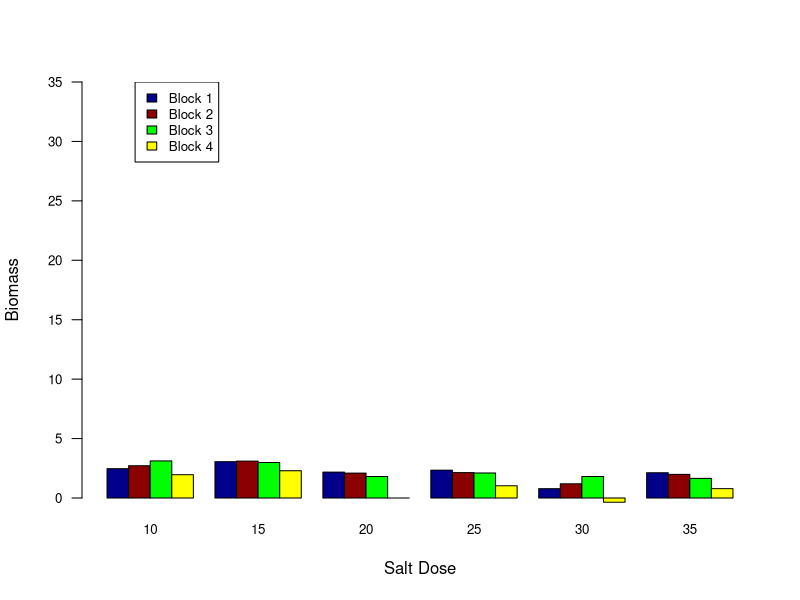

The R source for this figure: (Note: this script raises an error after producing the figure.)
## ---- chunk 1
salty <- read.csv("salt.csv")
salty <- with(salty, data.frame(obs, salt=factor(salt), block=factor(block), biomass=log(biomass)))
cols <- c("darkblue", "darkred", "green", "yellow")
with(salty, barplot(tapply(biomass, list(block, salt), mean),
ylim =c(0,35), beside = T, col = cols, las=1, ylab = c("Biomass"), cex.axis = 0.8, xlab = c("Salt Dose"), cex.names = 0.8))
labs <- c("Block 1", "Block 2", "Block 3", "Block 4")
legend(2.3, 35, labs, fill = cols, cex = 0.8)
## ---- chunk 2
#what does it look like if I treat it as ANOVA with fixed effects from blocking?
mod2 <- lm(biomass ~ factor(salt) + factor(block), data = salty) 
anova(mod2)
#It does appear that salt has an effect, but blocking appears to as well
#This model will be treated as an ANOVA with random effects from blocking
length(salt$obs)/6
#only 4 samples per block isn't ideal...
require(lme4)
mod1 <- lmer(biomass ~ salt + (1|block), data = salty)
anova(mod1) 
summary(mod1)
#Hmmmmm....ok. Some of these things look significant. Is this data good for ANOVA?
 par(mfrow=c(2,2))
 plot(mod2)
 #Actually...this doesn't look great. Looks normal...but those scatter plots look kiiiiinda linear
 #Went back and log transformed biomass. Looks more random. Gonna go with that. 
## ---- chunk 3
#ok. Looks like there's a difference. What's actually different?
require(emmeans)
require(lmerTest)
require(multcomp)
plot(summary(glht(mod1, linfct = mcp(salt = "Tukey"))))
## ---- chunk 4
scales <- read.csv("ScaleThickness.csv")
scales <- with(scales, data.frame(X, thick, supp=factor(supp), dose=factor(dose)))
cols <- c("darkblue", "darkred")
with(scales, barplot(tapply(thick, list(supp, dose), mean),
ylim =c(0,35), beside = T, col = cols, las=1, ylab = c("Scale Thickness"), cex.axis = 0.8, xlab = c("Supplement Dose"), cex.names = 0.8))
labs <- c("Vitamin B", "Zinc")
legend(2.3, 35, labs, fill = cols, cex = 0.8)
## ---- chunk 5
mod4 <- lm(thick ~ supp + dose + supp:dose, data = scales )
anova(mod4)
summary(mod4)
#doesn't seem right. Where is vit b? where is .5 dose?? Dunno what's happening here, but I asked in lab and Taylor said this is how the solutions looked as well. 
mod0 <- aov(thick ~ supp + dose + supp:dose, data = scales) 
summary(mod0)
## ---- chunk 6
 par(mfrow=c(2,2))
 plot(mod0)

## ---- chunk 7
require(emmeans) 
require(lmerTest)
require(multcomp)
par(mfrow=c(1,2))
plot(summary(glht(mod0, linfct = mcp(supp = "Tukey"))))
plot(summary(glht(mod0, linfct = mcp(dose = "Tukey"))))
